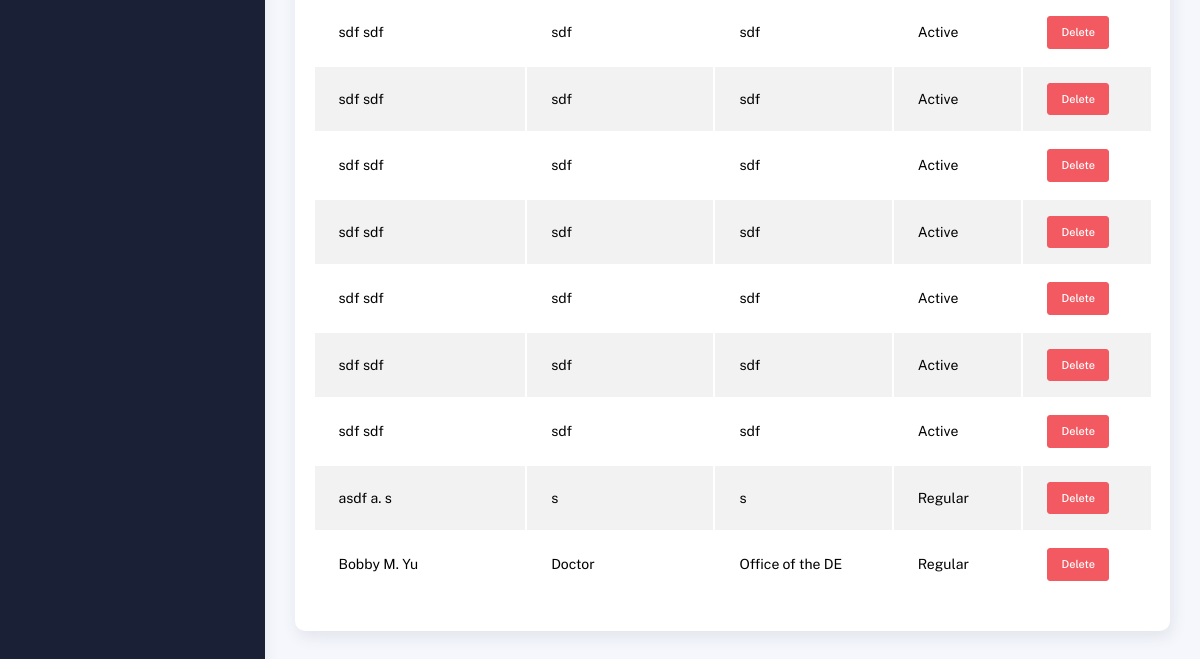
/employees/ (lower part), run on an earlier commit of the app's database.
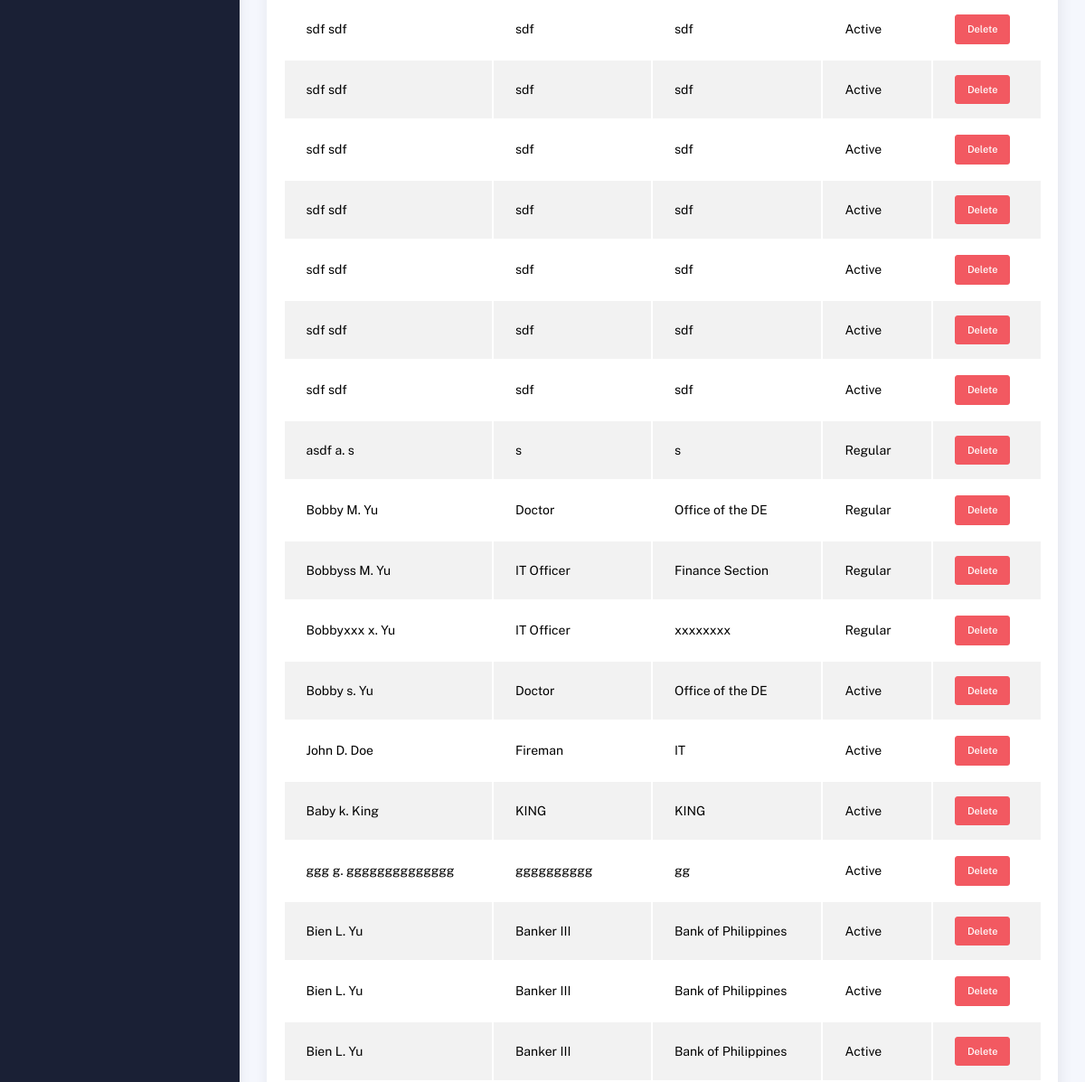
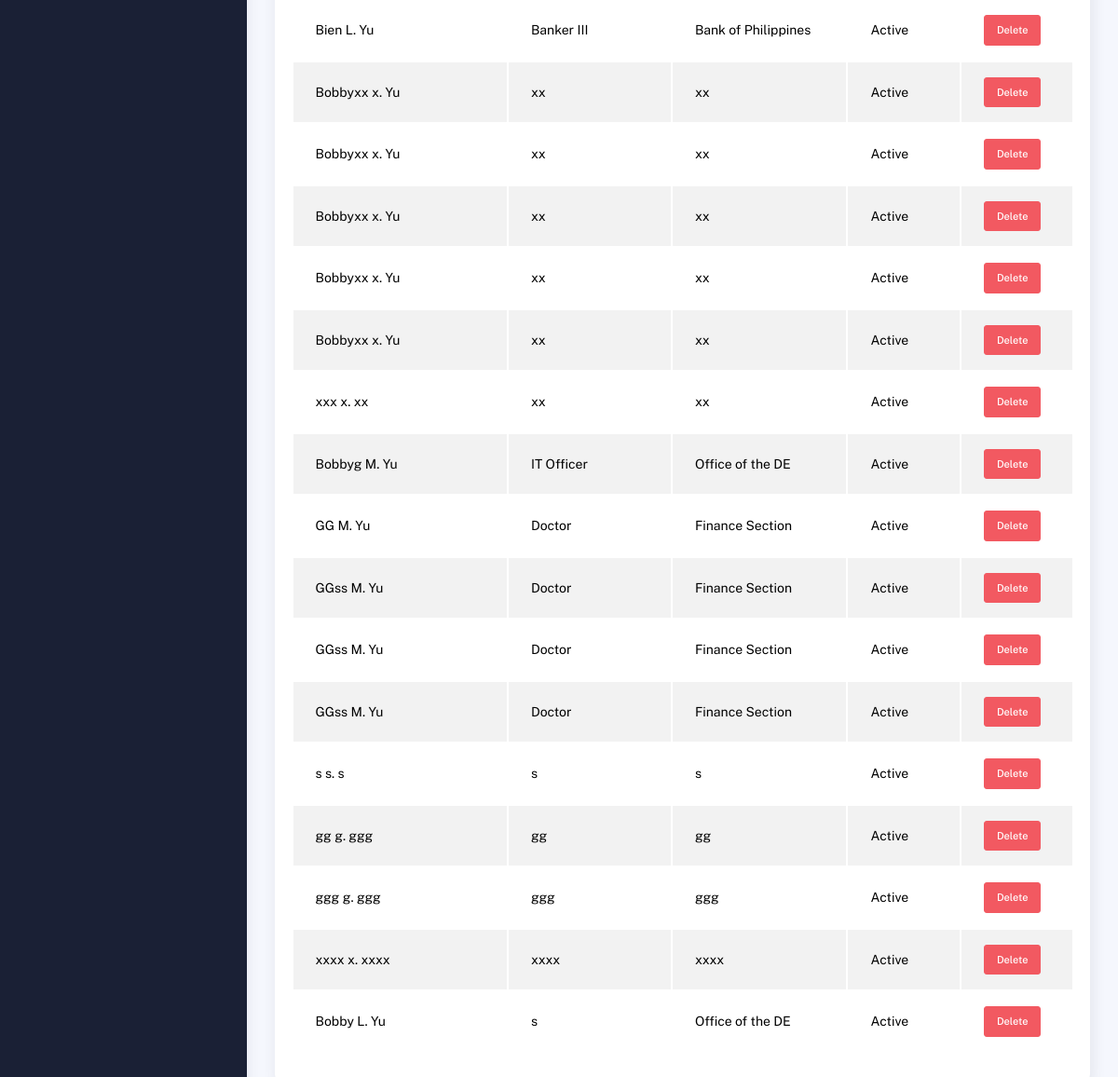
And on a later commit of the database (2 pictures, top to bottom).
### inventory/models.py (models this page shows, shortened)
class Employee(models.Model):
    desktop_package = models.ForeignKey(Desktop_Package, on_delete=models.CASCADE, null=True)
    employee_fname = models.CharField(max_length=100, blank=True, null=True)
    employee_mname = models.CharField(max_length=100, blank=True, null=True)
    employee_lname = models.CharField(max_length=100, blank=True, null=True)
    employee_position = models.CharField(max_length=100, blank=True, null=True)
    employee_office = models.CharField(max_length=100, blank=True, null=True)
    employee_status = models.CharField(max_length=100, blank=True, null=True)

### inventory/views.py (the view, shortened to what this page needs)
# urls.py: path('employees/', views.employee_list, name='employee_list'),  # Handles both GET (list) and POST (add)
def employee_list(request):
    employees = Employee.objects.all()
    return render(request, 'employees.html', {'employees': employees})

### templates/employees.html (shortened to what this page needs)
{% extends 'base.html' %}
{% block content %}
<div class="container">
  <div class="page-inner">
     <div class="row">
      <div class="col-md-12">
        <div class="card">
          <div class="card-body">
            <div class="table-responsive">
              <table id="multi-filter-select" class="display table table-striped table-hover dataTable">
                <tbody>
                  {% for employee in employees %}
                  <tr>
                    <td>
                      {{ employee.employee_fname }}
                      {% if employee.employee_mname %} {{ employee.employee_mname }}.{% endif %}
                      {{ employee.employee_lname }}
                    </td>
                    <td>{{ employee.employee_position }}</td>
                    <td>{{ employee.employee_office }}</td>
                    <td>{{ employee.employee_status }}</td>
                    <td><button class='btn btn-danger btn-sm'>Delete</button></td>
                  </tr>
                  {% endfor %}
                </tbody>
              </table>
            </div>
          </div>
        </div>
      </div>
    </div>
</div>
{% endblock %}

What changed in the data, as far as the page shows it:
added Employee: employee_fname "Bobbyss", employee_mname "M", employee_lname "Yu", employee_position "IT Officer", employee_office "Finance Section", employee_status "Regular"
added Employee: employee_fname "Bobbyxxx", employee_mname "x", employee_lname "Yu", employee_position "IT Officer", employee_office "xxxxxxxx", employee_status "Regular"
added Employee: employee_fname "Bobby", employee_mname "s", employee_lname "Yu", employee_position "Doctor", employee_office "Office of the DE", employee_status "Active"
added Employee: employee_fname "John", employee_mname "D", employee_lname "Doe", employee_position "Fireman", employee_office "IT", employee_status "Active"
added Employee: employee_fname "Baby", employee_mname "k", employee_lname "King", employee_position "KING", employee_office "KING", employee_status "Active"
added Employee: employee_fname "ggg", employee_mname "g", employee_lname "gggggggggggggg", employee_position "gggggggggg", employee_office "gg", employee_status "Active"
added Employee: employee_fname "Bien", employee_mname "L", employee_lname "Yu", employee_position "Banker III", employee_office "Bank of Philippines", employee_status "Active"
added Employee: employee_fname "Bien", employee_mname "L", employee_lname "Yu", employee_position "Banker III", employee_office "Bank of Philippines", employee_status "Active"
added Employee: employee_fname "Bien", employee_mname "L", employee_lname "Yu", employee_position "Banker III", employee_office "Bank of Philippines", employee_status "Active"
added Employee: employee_fname "Bien", employee_mname "L", employee_lname "Yu", employee_position "Banker III", employee_office "Bank of Philippines", employee_status "Active"
added Employee: employee_fname "Bobbyxx", employee_mname "x", employee_lname "Yu", employee_position "xx", employee_office "xx", employee_status "Active"
added Employee: employee_fname "Bobbyxx", employee_mname "x", employee_lname "Yu", employee_position "xx", employee_office "xx", employee_status "Active"
added Employee: employee_fname "Bobbyxx", employee_mname "x", employee_lname "Yu", employee_position "xx", employee_office "xx", employee_status "Active"
added Employee: employee_fname "Bobbyxx", employee_mname "x", employee_lname "Yu", employee_position "xx", employee_office "xx", employee_status "Active"
added Employee: employee_fname "Bobbyxx", employee_mname "x", employee_lname "Yu", employee_position "xx", employee_office "xx", employee_status "Active"
added Employee: employee_fname "xxx", employee_mname "x", employee_lname "xx", employee_position "xx", employee_office "xx", employee_status "Active"
added Employee: employee_fname "Bobbyg", employee_mname "M", employee_lname "Yu", employee_position "IT Officer", employee_office "Office of the DE", employee_status "Active"
added Employee: employee_fname "GG", employee_mname "M", employee_lname "Yu", employee_position "Doctor", employee_office "Finance Section", employee_status "Active"
added Employee: employee_fname "GGss", employee_mname "M", employee_lname "Yu", employee_position "Doctor", employee_office "Finance Section", employee_status "Active"
added Employee: employee_fname "GGss", employee_mname "M", employee_lname "Yu", employee_position "Doctor", employee_office "Finance Section", employee_status "Active"
added Employee: employee_fname "GGss", employee_mname "M", employee_lname "Yu", employee_position "Doctor", employee_office "Finance Section", employee_status "Active"
added Employee: employee_fname "s", employee_mname "s", employee_lname "s", employee_position "s", employee_office "s", employee_status "Active"
added Employee: employee_fname "gg", employee_mname "g", employee_lname "ggg", employee_position "gg", employee_office "gg", employee_status "Active"
added Employee: employee_fname "ggg", employee_mname "g", employee_lname "ggg", employee_position "ggg", employee_office "ggg", employee_status "Active"
added Employee: employee_fname "xxxx", employee_mname "x", employee_lname "xxxx", employee_position "xxxx", employee_office "xxxx", employee_status "Active"
added Employee: employee_fname "Bobby", employee_mname "L", employee_lname "Yu", employee_position "s", employee_office "Office of the DE", employee_status "Active"
